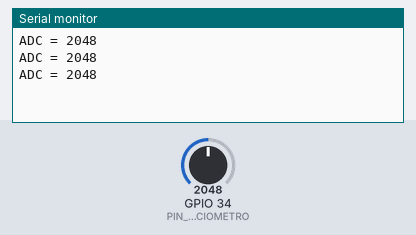
Simulated run of this sketch. Board: ESP32. On the bench: the last lines printed to the serial monitor. The inputs (shaded band) are chosen by the test bench; at power-on: GPIO 34 (PIN_POTENCIOMETRO) = 2048.

Above: at 1.3 s.
1.4 s: GPIO 34 (PIN_POTENCIOMETRO) set to 2866
At 1.9 s:
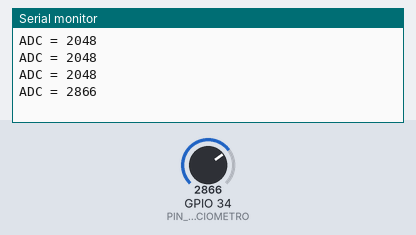
2.9 s: GPIO 34 (PIN_POTENCIOMETRO) set to 3603
At 3.4 s:
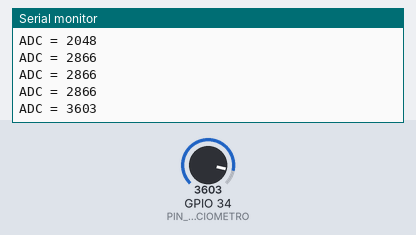
Timing chart, 0 to 5.9 s (numbered marks = the images above; inputs shaded):
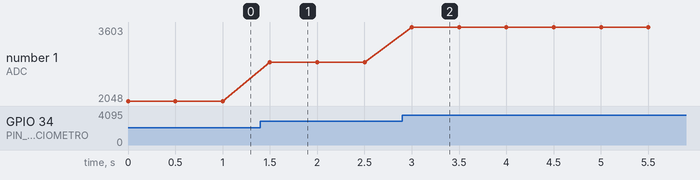

Measured:
- after the input at 1.4 s, the serial monitor: prints a new line after 0.10 s (image 1)
- after the input at 2.9 s, the serial monitor: prints a new line after 0.10 s (image 2)
- plotted number 1: 2048 → 2866 after the input at 1.4 s, 2866 → 3603 after the input at 2.9 s

The sketch:

etapa_01_lectura_simple_potenciometro.ino
```cpp
const int PIN_POTENCIOMETRO = 34;
void setup() {

Serial.begin(9600);}
void loop() {

int valorADC = analogRead(PIN_POTENCIOMETRO);

Serial.print("ADC = ");
Serial.println(valorADC);

delay(500);
}
```
